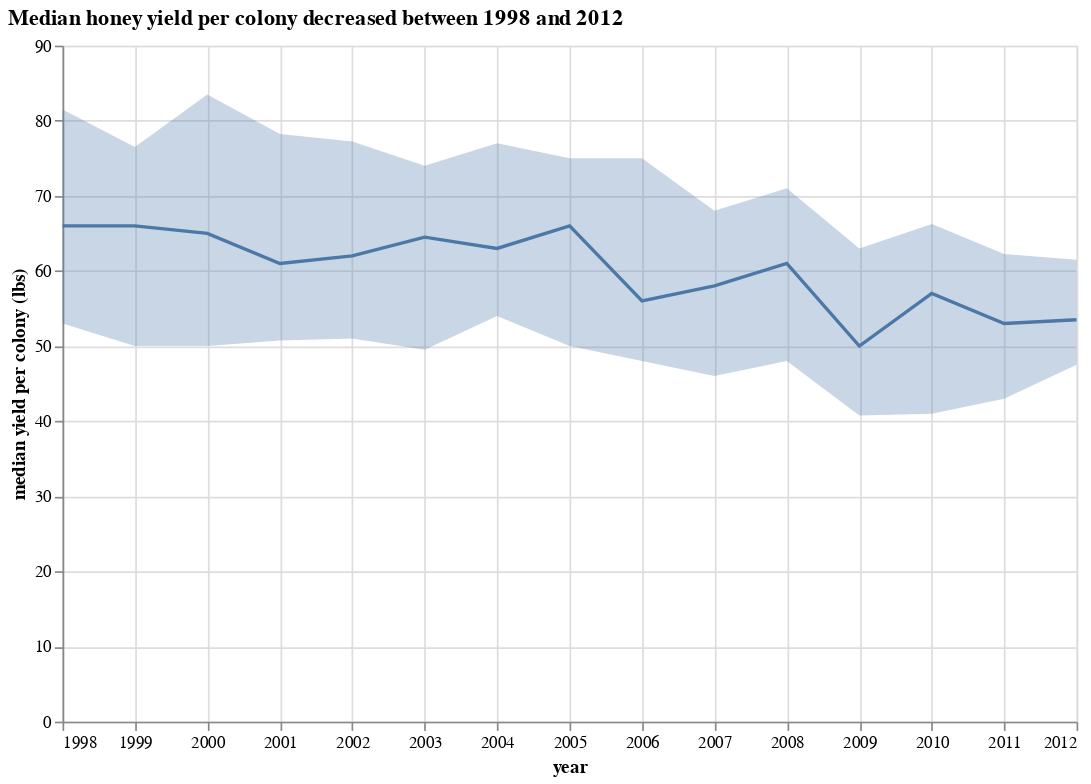

Notebook source saved alongside this figure:
### Code cell
#| code-summary: 'Annual median honey yield per colony'
ch = alt.Chart(v_honeyprod.reset_index())
line = ch.mark_line().encode(
    x='year',
    y=alt.Y('median(yieldpercol)', title='median yield per colony (lbs)')
)
band = ch.mark_errorband(extent='iqr').encode(
    x='year',
    y=alt.Y('yieldpercol', title='')
)
(line + band).properties(
    width=600,
    height=400,
    title='Median honey yield per colony decreased between 1998 and 2012'
).configure_title(
    anchor='start'
)

### Figure 1 — Vega-Lite specification as saved in the notebook (floating-point values rounded to 4 significant figures; data arrays with more than 128 entries replaced by an {"elided": "..."} marker saying what was removed)
{"config": {"view": {"continuousWidth": 400, "continuousHeight": 300}, "title": {"anchor": "start"}}, "layer": [{"mark": "line", "encoding": {"x": {"field": "year", "type": "temporal"}, "y": {"aggregate": "median", "field": "yieldpercol", "title": "median yield per colony (lbs)", "type": "quantitative"}}}, {"mark": {"type": "errorband", "extent": "iqr"}, "encoding": {"x": {"field": "year", "type": "temporal"}, "y": {"field": "yieldpercol", "title": "", "type": "quantitative"}}}], "data": {"name": "data-dc51d79a3ce51f7f3a769a04611f113e"}, "height": 400, "title": "Median honey yield per colony decreased between 1998 and 2012", "width": 600, "$schema": "https://vega.github.io/schema/vega-lite/v4.17.0.json", "datasets": {"data-dc51d79a3ce51f7f3a769a04611f113e": {"elided": "626 records"}}}
